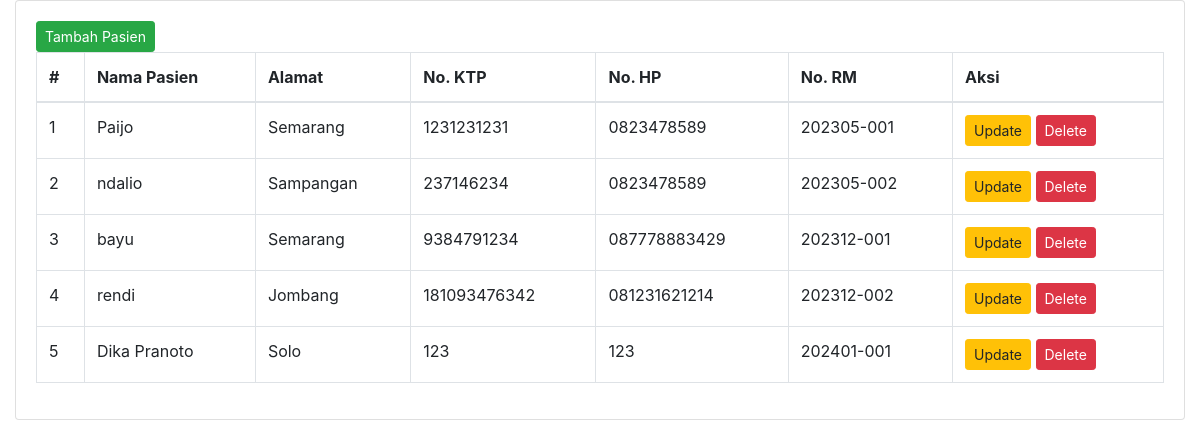
Before: /menuPasien.php with the older database file.
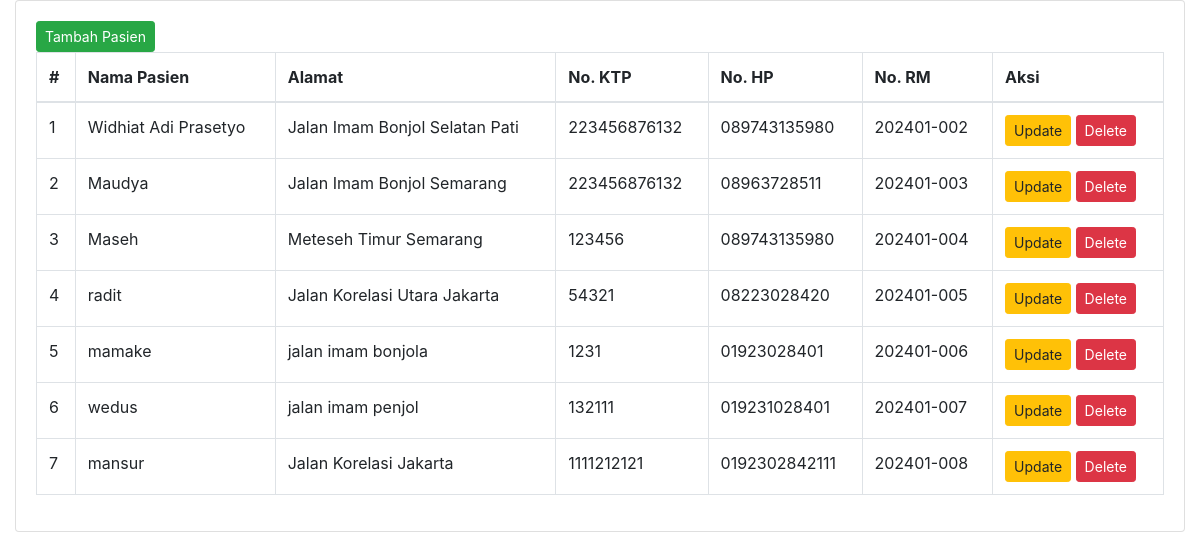
After: the same page with the newer database file.
### tables this page shows
CREATE TABLE `pasien` (
  `id` int(11) NOT NULL,
  `nama` varchar(255) NOT NULL,
  `password` varchar(255) NOT NULL,
  `alamat` varchar(255) NOT NULL,
  `no_ktp` varchar(255) NOT NULL,
  `no_hp` varchar(50) NOT NULL,
  `no_rm` varchar(25) NOT NULL
);

### menuPasien.php (the view, shortened to what this page needs)
<?php
include_once("koneksi.php");
$pasienQuery = "SELECT * FROM pasien";
$pasienResult = $mysqli->query($pasienQuery);
$pasienData = $pasienResult->fetch_all(MYSQLI_ASSOC);
$nomorUrut = 1;
?>
<!DOCTYPE html>
<html lang="en">
<head>
  <link rel="stylesheet" href="https://stackpath.bootstrapcdn.com/bootstrap/4.6.0/css/bootstrap.min.css">
</head>
<body class="hold-transition sidebar-mini">
  <div class="wrapper">
    <section class="content">
      <div class="container-fluid">
        <div class="row">
          <div class="col-12">
            <div class="card">
              <div class="card-body">
                <button type="button" class="btn btn-success btn-sm" data-toggle="modal" data-target="#addModal">Tambah Pasien</button>
                <table id="example2" class="table table-bordered table-hover">
                  <thead>
                    <tr>
                      <th>#</th>
                      <th>Nama Pasien</th>
                      <th>Alamat</th>
                      <th>No. KTP</th>
                      <th>No. HP</th>
                      <th>No. RM</th>
                      <th>Aksi</th>
                    </tr>
                  </thead>
                  <tbody>
                    <?php
                    foreach ($pasienData as $pasienRow) {
                      echo "<tr>";
                      echo "<td>" . $nomorUrut++ . "</td>";
                      echo "<td>" . $pasienRow['nama'] . "</td>";
                      echo "<td>" . $pasienRow['alamat'] . "</td>";
                      echo "<td>" . $pasienRow['no_ktp'] . "</td>";
                      echo "<td>" . $pasienRow['no_hp'] . "</td>";
                      echo "<td>" . $pasienRow['no_rm'] . "</td>";
                      echo "<td>
                        <form method='post' action=''>
                            <input type='hidden' name='id' value='" . $pasienRow['id'] . "'>
                            <input type='hidden' name='new_nama_pasien' value='" . $pasienRow['nama'] . "'>
                            <input type='hidden' name='new_alamat' value='" . $pasienRow['alamat'] . "'>
                            <input type='hidden' name='new_no_ktp' value='" . $pasienRow['no_ktp'] . "'>
                            <input type='hidden' name='new_no_hp' value='" . $pasienRow['no_hp'] . "'>
                            <input type='hidden' name='new_no_rm' value='" . $pasienRow['no_rm'] . "'>
                            <button type='button' name='update_pasien' class='btn btn-warning btn-sm update-btn' data-toggle='modal' data-target='#updateModal'
                            data-id='" . $pasienRow['id'] . "'
                            data-nama_pasien='" . $pasienRow['nama'] . "'
                            data-alamat='" . $pasienRow['alamat'] . "'
                            data-no_ktp='" . $pasienRow['no_ktp'] . "'
                            data-no_hp='" . $pasienRow['no_hp'] . "'
                            data-no_rm='" . $pasienRow['no_rm'] . "'>Update</button>
                            <form method='post' action=''>
                                <input type='hidden' name='id' value='" . $pasienRow['id'] . "'>
                                <button type='submit' name='delete_pasien' class='btn btn-danger btn-sm' onclick='return confirm(\"Are you sure?\");'>Delete</button>
                            </form>
                        </form>
                      </td>";
                      echo "</tr>";
                    }
                    ?>
                  </tbody>
                </table>
              </div>
            </div>
          </div>
        </div>
      </div>
    </section>
  </div>
</body>
</html>

Changed rows visible on the page:
removed pasien: nama "Paijo", alamat "Semarang", no_ktp "1231231231", no_hp "0823478589", no_rm "202305-001"
removed pasien: nama "ndalio", alamat "Sampangan", no_ktp "237146234", no_hp "0823478589", no_rm "202305-002"
removed pasien: nama "bayu", alamat "Semarang", no_ktp "9384791234", no_hp "087778883429", no_rm "202312-001"
removed pasien: nama "rendi", alamat "Jombang", no_ktp "181093476342", no_hp "081231621214", no_rm "202312-002"
removed pasien: nama "Dika Pranoto", alamat "Solo", no_ktp "123", no_hp "123", no_rm "202401-001"
added pasien: nama "Widhiat Adi Prasetyo", alamat "Jalan Imam Bonjol Selatan Pati", no_ktp "223456876132", no_hp "089743135980", no_rm "202401-002"
added pasien: nama "Maudya", alamat "Jalan Imam Bonjol Semarang", no_ktp "223456876132", no_hp "08963728511", no_rm "202401-003"
added pasien: nama "Maseh", alamat "Meteseh Timur Semarang", no_ktp "123456", no_hp "089743135980", no_rm "202401-004"
added pasien: nama "radit", alamat "Jalan Korelasi Utara Jakarta", no_ktp "54321", no_hp "08223028420", no_rm "202401-005"
added pasien: nama "mamake", alamat "jalan imam bonjola", no_ktp "1231", no_hp "01923028401", no_rm "202401-006"
added pasien: nama "wedus", alamat "jalan imam penjol", no_ktp "132111", no_hp "019231028401", no_rm "202401-007"
added pasien: nama "mansur", alamat "Jalan Korelasi Jakarta", no_ktp "1111212121", no_hp "0192302842111", no_rm "202401-008"
